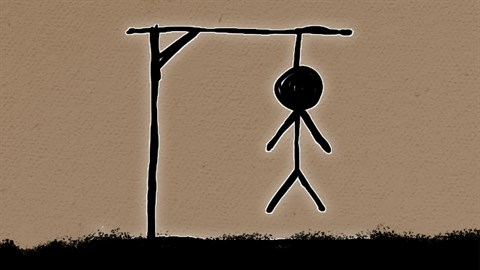
#> input picture hangman.jpg, 480 x 270 px
$ python 2023-05-11-rich-image.py
#> lines starting #> are read from the running program, lines starting #| are printed output that depends on the picture
#> further down, img is the input picture: PIL image 480x270 RGB; mean R, G, B 131.8, 110.9, 90.5

# from https://github.com/Textualize/rich/discussions/384
# need to run "pip install pillow"

from rich.console import Console
from PIL import Image

def to_string(img: Image, dest_width: int, unicode: bool = True) -> str:
#> called with dest_width = 160, unicode = True
    img_width, img_height = img.size
#> img_width = 480; img_height = 270
    scale = img_width / dest_width
#> scale = 3
    dest_height = int(img_height / scale)
#> dest_height = 90
    dest_height = dest_height + 1 if dest_height % 2 != 0 else dest_height
    img = img.resize((dest_width, dest_height))
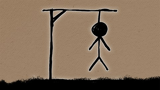
#> img: PIL image 160x90 RGB; mean R, G, B 131.9, 111, 90.6
    output = ""

    for y in range(0, dest_height, 2):
        for x in range(dest_width):
            if unicode:
                r1, g1, b1 = img.getpixel((x, y))
                r2, g2, b2 = img.getpixel((x, y + 1))
                output = output + f"[rgb({r1},{g1},{b1}) on rgb({r2},{g2},{b2})]▀[/]"
            else:
                r, g, b = img.getpixel((x, y))
                output = output + f"[on rgb({r},{g},{b})] [/]"

        output = output + "\n"

    return output

img = Image.open('hangman.jpg')
console = Console()
console.print(to_string(img,160))
